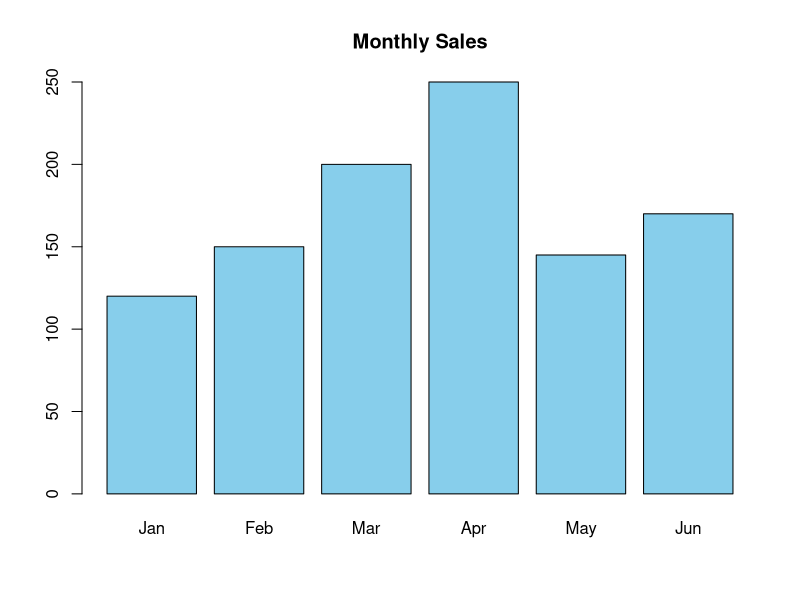

Recreate this plot in R. (Note: this script raises an error after producing the figure.)
##############################
# COMPUTATIONAL STATISTICS LAB USING R
# Complete Practical Reference
##############################

#-----------------------------
# 1️⃣ BASIC OPERATORS
#-----------------------------

# Arithmetic Operators
a <- 25
b <- 5
cat("Sum:", a+b, "\nDifference:", a-b, "\nProduct:", a*b, "\nDivision:", a/b,
    "\nModulus:", a%%b, "\nExponent:", a^b, "\n\n")

# Relational Operators
x <- 10; y <- 20
cat("x>y:", x>y, "\n", "x<y:", x<y, "\n", "x==y:", x==y, "\n", "x!=y:", x!=y, "\n\n")

# Logical Operators
p <- TRUE; q <- FALSE
cat("p&q:", p&q, "\n", "p|q:", p|q, "\n", "!p:", !p, "\n\n")

#-----------------------------
# 2️⃣ CONDITIONAL & LOOPING STATEMENTS
#-----------------------------

# If-Else Statement
num <- -5
if (num > 0) {
  print("Positive number")
} else if (num < 0) {
  print("Negative number")
} else {
  print("Zero")
}

# For Loop
for (i in 1:5) {
  print(paste("Iteration:", i))
}

# While Loop
i <- 1
while (i <= 5) {
  print(i)
  i <- i + 1
}

# Repeat Loop
i <- 1
repeat {
  print(i)
  i <- i + 1
  if (i > 5) break
}

#-----------------------------
# 3️⃣ VECTORS, LISTS, MATRICES, SEQUENCES
#-----------------------------

# Vector
v <- c(10, 20, 30, 40, 50)
cat("Vector v:", v, "\n")
cat("Sum:", sum(v), "Mean:", mean(v), "Length:", length(v), "\n\n")

# List
student <- list(Name="Raja", Age=22, Marks=c(90,85,88))
print(student)
cat("2nd Mark:", student$Marks[2], "\n\n")

# Matrix
mat1 <- matrix(1:9, nrow=3)
mat2 <- matrix(seq(9,1,-1), nrow=3)
cat("Matrix Addition:\n"); print(mat1 + mat2)
cat("Matrix Multiplication:\n"); print(mat1 * mat2)
cat("Transpose of mat1:\n"); print(t(mat1))

# Sequence
seq1 <- seq(5, 50, by=5)
cat("Sequence:", seq1, "\n\n")

#-----------------------------
# 4️⃣ DATA VISUALIZATION
#-----------------------------

months <- c("Jan","Feb","Mar","Apr","May","Jun")
sales <- c(120,150,200,250,145,170)

# Bar Chart
barplot(sales, names.arg=months, col="skyblue", main="Monthly Sales")

# Line Chart
plot(months, sales, type="o", col="red", main="Sales Trend", xlab="Months", ylab="Sales")

# Pie Chart
pie(sales, labels=months, col=rainbow(length(sales)), main="Sales Distribution")

# Histogram
data <- c(5,10,15,10,20,25,20,15,10)
hist(data, col="orange", main="Histogram Example", xlab="Value")

# Scatter Plot
x <- c(1,2,3,4,5)
y <- c(2,4,5,7,10)
plot(x, y, col="blue", main="Scatter Plot", xlab="X", ylab="Y")

# Box Plot
scores <- c(45,50,55,60,65,70,75,80,85,90,95)
boxplot(scores, col="lightgreen", main="Box Plot of Scores", ylab="Scores")

#-----------------------------
# 5️⃣ DESCRIPTIVE STATISTICS
#-----------------------------

values <- c(10,20,30,20,40,50,20)
cat("Mean:", mean(values), "\n")
cat("Median:", median(values), "\n")

# Mode Function
mode_func <- function(x) {
  uniq <- unique(x)
  uniq[which.max(tabulate(match(x, uniq)))]
}
cat("Mode:", mode_func(values), "\n\n")

#-----------------------------
# 6️⃣ PROBABILITY DISTRIBUTIONS
#-----------------------------

# Binomial Distribution
n <- 15; p <- 0.5
cat("P(X=3):", dbinom(3,n,p), "\n")
cat("P(X<3):", pbinom(2,n,p), "\n")
cat("P(X>4):", 1 - pbinom(4,n,p), "\n\n")

# Poisson Distribution
lambda <- 4
cat("P(X=2):", dpois(2,lambda), "\n")
cat("P(X<=3):", ppois(3,lambda), "\n")
cat("P(X>3):", 1 - ppois(3,lambda), "\n\n")

#-----------------------------
# 7️⃣ CORRELATION & REGRESSION
#-----------------------------

hours <- c(2,3,4,5,6,7)
marks <- c(50,55,65,70,75,85)

# Correlation
cat("Correlation Coefficient:", cor(hours, marks), "\n")
cor.test(hours, marks)

# Linear Regression
model <- lm(marks ~ hours)
summary(model)
plot(hours, marks, col="blue", pch=19, main="Regression Line")
abline(model, col="red", lwd=2)
predict(model, data.frame(hours=8))

#-----------------------------
# 8️⃣ HYPOTHESIS TESTING
#-----------------------------

# One-sample Z-Test
xbar <- 52; mu <- 50; sigma <- 8; n <- 25
z <- (xbar - mu) / (sigma / sqrt(n))
p_value <- 2 * (1 - pnorm(abs(z)))
cat("Z value:", z, "P-value:", p_value, "\n")
if (p_value < 0.05) print("Reject H0") else print("Fail to reject H0")

# One-sample T-Test
xbar <- 30; mu <- 28; s <- 4; n <- 16
t <- (xbar - mu) / (s / sqrt(n))
df <- n - 1
p_value <- 1 - pt(t, df)
cat("T value:", t, "P-value:", p_value, "\n")
if (p_value < 0.05) print("Reject H0") else print("Fail to reject H0")

# Two-sample Z-Test
xbar1 <- 105; xbar2 <- 100; sigma1 <- 10; sigma2 <- 12; n1 <- 50; n2 <- 40
z <- (xbar1 - xbar2) / sqrt((sigma1^2/n1) + (sigma2^2/n2))
p_value <- 2 * (1 - pnorm(abs(z)))
cat("Two-sample Z:", z, "P-value:", p_value, "\n")
if (p_value < 0.05) print("Reject H0") else print("Fail to reject H0")

# Two-sample T-Test (Welch’s)
xbar1 <- 20; xbar2 <- 15; s1 <- 4; s2 <- 5; n1 <- 12; n2 <- 10
t <- (xbar1 - xbar2) / sqrt((s1^2/n1) + (s2^2/n2))
df <- ((s1^2/n1 + s2^2/n2)^2) / ((s1^2/n1)^2/(n1-1) + (s2^2/n2)^2/(n2-1))
p_value <- 1 - pt(t, df)
cat("Two-sample T:", t, "P-value:", p_value, "\n")
if (p_value < 0.05) print("Reject H0") else print("Fail to reject H0")

#